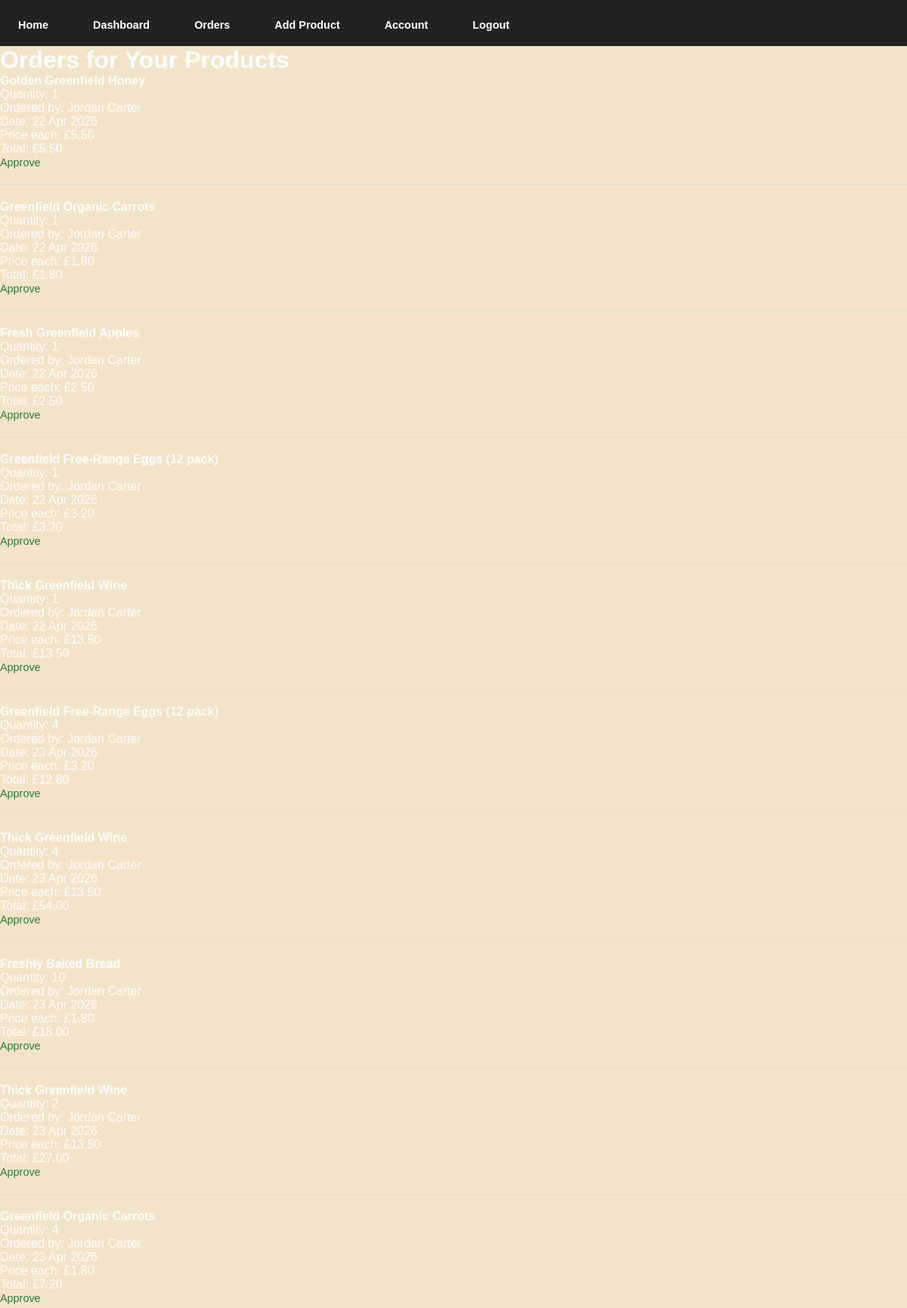
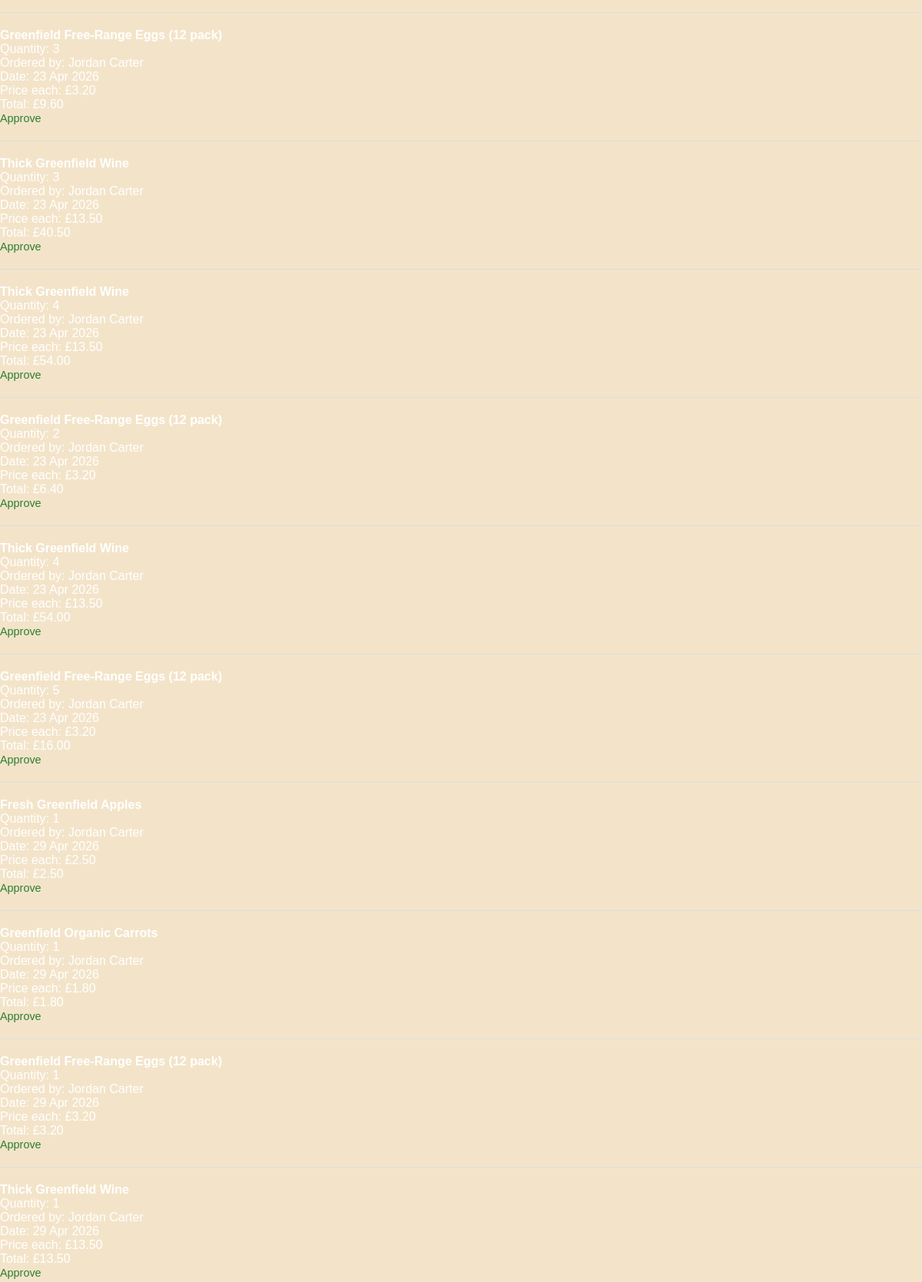
The page /producer/orders (signed in, upper part) on the database its author committed (2 pictures, top to bottom).
### app.py (models this page shows)
class OrderItem(db.Model):
    id = db.Column(db.Integer, primary_key=True)
    order_id = db.Column(db.Integer, db.ForeignKey("order.id"))
    product_id = db.Column(db.Integer, db.ForeignKey("product.id"))
    producer_id = db.Column(db.Integer, db.ForeignKey("user.id"))
    status = db.Column(db.String(20), default="Pending")
    quantity = db.Column(db.Integer, default=1)
    price_each_gbp = db.Column(db.Float)
    product = db.relationship("Product")
    producer = db.relationship("User")

class Product(db.Model):
    id = db.Column(db.Integer, primary_key=True)
    name = db.Column(db.String(300), nullable=False)
    description = db.Column(db.Text)
    price_gbp = db.Column(db.Float, nullable=False)
    stock = db.Column(db.Integer, default=0)
    image = db.Column(db.String(255))
    producer_id = db.Column(db.Integer, db.ForeignKey('user.id'))

class User(db.Model):
    id = db.Column(db.Integer, primary_key=True)
    email = db.Column(db.String(120), unique=True, nullable=False)
    password = db.Column(db.String(200), nullable=False)
    role = db.Column(db.String(20), default="customer")
    name = db.Column(db.String(50))
    phone = db.Column(db.String(50))
    adress = db.Column(db.String(300))
    loyalty_points = db.Column(db.Integer, default=0)
    profile_image = db.Column(db.String(200), default="default.jpg")
    products = db.relationship("Product", backref="producer", lazy=True)
    customer_orders = db.relationship(
        "Order",
        foreign_keys="Order.customer_id",
        backref="customer_user",
        lazy=True
    )
    producer_items = db.relationship(
    "OrderItem",
    foreign_keys="OrderItem.producer_id",
    backref="producer_user",
    lazy=True
)

class Order(db.Model):
    id = db.Column(db.Integer, primary_key=True)
    customer_id = db.Column(db.Integer, db.ForeignKey('user.id'))
    created_at = db.Column(db.DateTime, default=datetime.utcnow)
    total_price_gbp = db.Column(db.Float)
    items = db.relationship("OrderItem", backref="order", lazy=True)

### app.py (the view)
@app.route("/producer/orders")
def producer_orders():
    if session.get("role") != "producer":
        return redirect("/login")
    producer_id = session["user_id"]
    items = OrderItem.query.filter_by(producer_id=producer_id).all()
    return render_template("producer_orders.html", items=items)

### templates/producer_orders.html (shortened to what this page needs)
<!DOCTYPE html>
<html lang="en">
<head>
    <link rel="stylesheet" href="{{ url_for('static', filename='css/style.css') }}">
    <link rel="stylesheet" href="{{ url_for('static', filename='css/home.css') }}">
</head>
<body>
{% include "navbar.html" %}
<h1>Orders for Your Products</h1>
{% if items %}
    <ul>
    {% for item in items %}
        <li>
            <strong>{{ item.product.name }}</strong><br>
            Quantity: {{ item.quantity }}<br>
            Ordered by: {{ item.order.customer_user.name }}<br>
            Date: {{ item.order.created_at.strftime("%d %b %Y") }}<br>
            Price each: £{{ "%.2f"|format(item.price_each_gbp) }}<br>
            Total: £{{ "%.2f"|format(item.price_each_gbp * item.quantity) }}<br>
            <a href="/producer/item/{{ item.id }}/approve">Approve</a>
        </li>
        <hr>
    {% endfor %}
    </ul>
{% else %}
    <p>No orders yet.</p>
{% endif %}
</body>
</html>

### static/css/style.css (style rules this page uses)
* { margin: 0; padding: 0; box-sizing: border-box; }
body { font-family: "Quicksand", sans-serif; background: #F3E4C9; color: #fff; }
h1, h2, h3 { font-weight: 600; }
a { color: #2e7d32; text-decoration: none; font-size: 0.9rem; margin-top: 5px; }
hr { margin: 20px 0; border: none; border-top: 1px solid #ddd; }

### static/css/home.css (style rules this page uses)
body { margin: 0; font-family: Arial, sans-serif; background: #F3E4C9; }

### rows shown on the page
OrderItem: product.name "Golden Greenfield Honey", quantity "1", order.customer_user.name "Jordan Carter", order.created_at "22 Apr 2026", price_each_gbp "5.50", item.price_each_gbp*item.quantity "5.50"
OrderItem: product.name "Greenfield Organic Carrots", quantity "1", order.customer_user.name "Jordan Carter", order.created_at "22 Apr 2026", price_each_gbp "1.80", item.price_each_gbp*item.quantity "1.80"
OrderItem: product.name "Fresh Greenfield Apples", quantity "1", order.customer_user.name "Jordan Carter", order.created_at "22 Apr 2026", price_each_gbp "2.50", item.price_each_gbp*item.quantity "2.50"
OrderItem: product.name "Greenfield Free-Range Eggs (12 pack)", quantity "1", order.customer_user.name "Jordan Carter", order.created_at "22 Apr 2026", price_each_gbp "3.20", item.price_each_gbp*item.quantity "3.20"
OrderItem: product.name "Thick Greenfield Wine", quantity "1", order.customer_user.name "Jordan Carter", order.created_at "22 Apr 2026", price_each_gbp "13.50", item.price_each_gbp*item.quantity "13.50"
OrderItem: product.name "Greenfield Free-Range Eggs (12 pack)", quantity "4", order.customer_user.name "Jordan Carter", order.created_at "23 Apr 2026", price_each_gbp "3.20", item.price_each_gbp*item.quantity "12.80"
OrderItem: product.name "Thick Greenfield Wine", quantity "4", order.customer_user.name "Jordan Carter", order.created_at "23 Apr 2026", price_each_gbp "13.50", item.price_each_gbp*item.quantity "54.00"
OrderItem: product.name "Freshly Baked Bread", quantity "10", order.customer_user.name "Jordan Carter", order.created_at "23 Apr 2026", price_each_gbp "1.80", item.price_each_gbp*item.quantity "18.00"
OrderItem: product.name "Thick Greenfield Wine", quantity "2", order.customer_user.name "Jordan Carter", order.created_at "23 Apr 2026", price_each_gbp "13.50", item.price_each_gbp*item.quantity "27.00"
OrderItem: product.name "Greenfield Organic Carrots", quantity "4", order.customer_user.name "Jordan Carter", order.created_at "23 Apr 2026", price_each_gbp "1.80", item.price_each_gbp*item.quantity "7.20"
OrderItem: product.name "Greenfield Free-Range Eggs (12 pack)", quantity "3", order.customer_user.name "Jordan Carter", order.created_at "23 Apr 2026", price_each_gbp "3.20", item.price_each_gbp*item.quantity "9.60"
OrderItem: product.name "Thick Greenfield Wine", quantity "3", order.customer_user.name "Jordan Carter", order.created_at "23 Apr 2026", price_each_gbp "13.50", item.price_each_gbp*item.quantity "40.50"
OrderItem: product.name "Thick Greenfield Wine", quantity "4", order.customer_user.name "Jordan Carter", order.created_at "23 Apr 2026", price_each_gbp "13.50", item.price_each_gbp*item.quantity "54.00"
OrderItem: product.name "Greenfield Free-Range Eggs (12 pack)", quantity "2", order.customer_user.name "Jordan Carter", order.created_at "23 Apr 2026", price_each_gbp "3.20", item.price_each_gbp*item.quantity "6.40"
OrderItem: product.name "Thick Greenfield Wine", quantity "4", order.customer_user.name "Jordan Carter", order.created_at "23 Apr 2026", price_each_gbp "13.50", item.price_each_gbp*item.quantity "54.00"
OrderItem: product.name "Greenfield Free-Range Eggs (12 pack)", quantity "5", order.customer_user.name "Jordan Carter", order.created_at "23 Apr 2026", price_each_gbp "3.20", item.price_each_gbp*item.quantity "16.00"
OrderItem: product.name "Fresh Greenfield Apples", quantity "1", order.customer_user.name "Jordan Carter", order.created_at "29 Apr 2026", price_each_gbp "2.50", item.price_each_gbp*item.quantity "2.50"
OrderItem: product.name "Greenfield Organic Carrots", quantity "1", order.customer_user.name "Jordan Carter", order.created_at "29 Apr 2026", price_each_gbp "1.80", item.price_each_gbp*item.quantity "1.80"
OrderItem: product.name "Greenfield Free-Range Eggs (12 pack)", quantity "1", order.customer_user.name "Jordan Carter", order.created_at "29 Apr 2026", price_each_gbp "3.20", item.price_each_gbp*item.quantity "3.20"
OrderItem: product.name "Thick Greenfield Wine", quantity "1", order.customer_user.name "Jordan Carter", order.created_at "29 Apr 2026", price_each_gbp "13.50", item.price_each_gbp*item.quantity "13.50"
